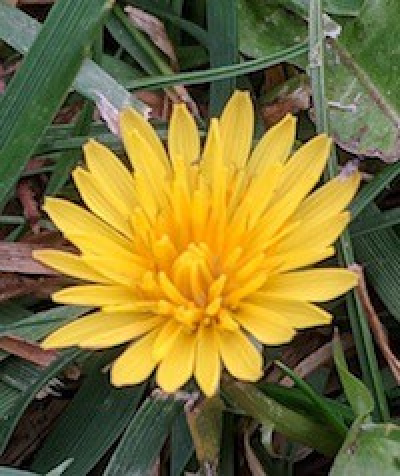
#> input picture Images/flower.png, 400 x 476 px
$ python SIFT.py
#> lines starting #> are read from the running program, lines starting #| are printed output that depends on the picture
import cv2
import numpy as np

# Part 1: Loading Images
image = cv2.imread('../Images/flower.png')
#> image is the input picture: shape (476, 400, 3); mean B, G, R 55, 113.3, 123.9
gray = cv2.cvtColor(image, cv2.COLOR_BGR2GRAY)
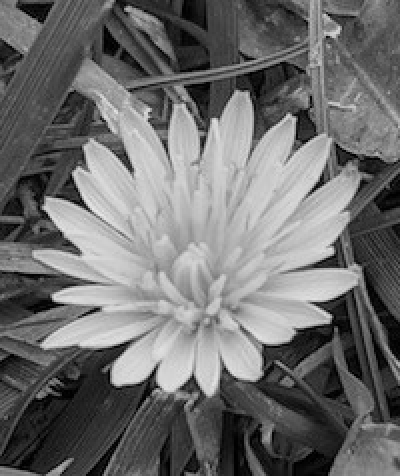
#> gray: shape (476, 400); min 0, max 235, mean 109.8

# SIFT Detector
sift = cv2.SIFT_create()
keypoints, descriptors = sift.detectAndCompute(gray, None)
#> keypoints = 1049 keypoints; strongest (x, y, size): (125, 372, 18.8), (80, 202, 6.4), (118, 350, 9.8), (96, 309, 5.1)

# Draw keypoints
image_with_keypoints = cv2.drawKeypoints(image, keypoints, None,
                                         flags=cv2.DRAW_MATCHES_FLAGS_DRAW_RICH_KEYPOINTS)
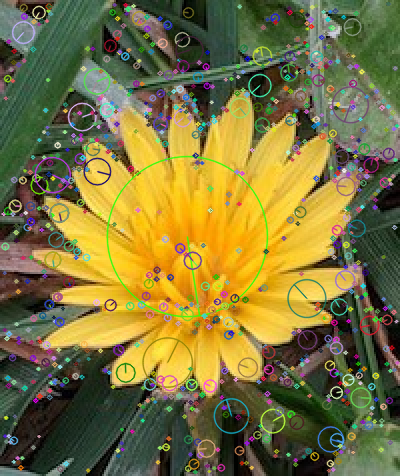
#> image_with_keypoints: shape (476, 400, 3); mean B, G, R 61.3, 116.1, 124.6

# Show the image with detected keypoints
cv2.imshow('SIFT Keypoints', image_with_keypoints)
cv2.waitKey(0)
cv2.destroyAllWindows()
